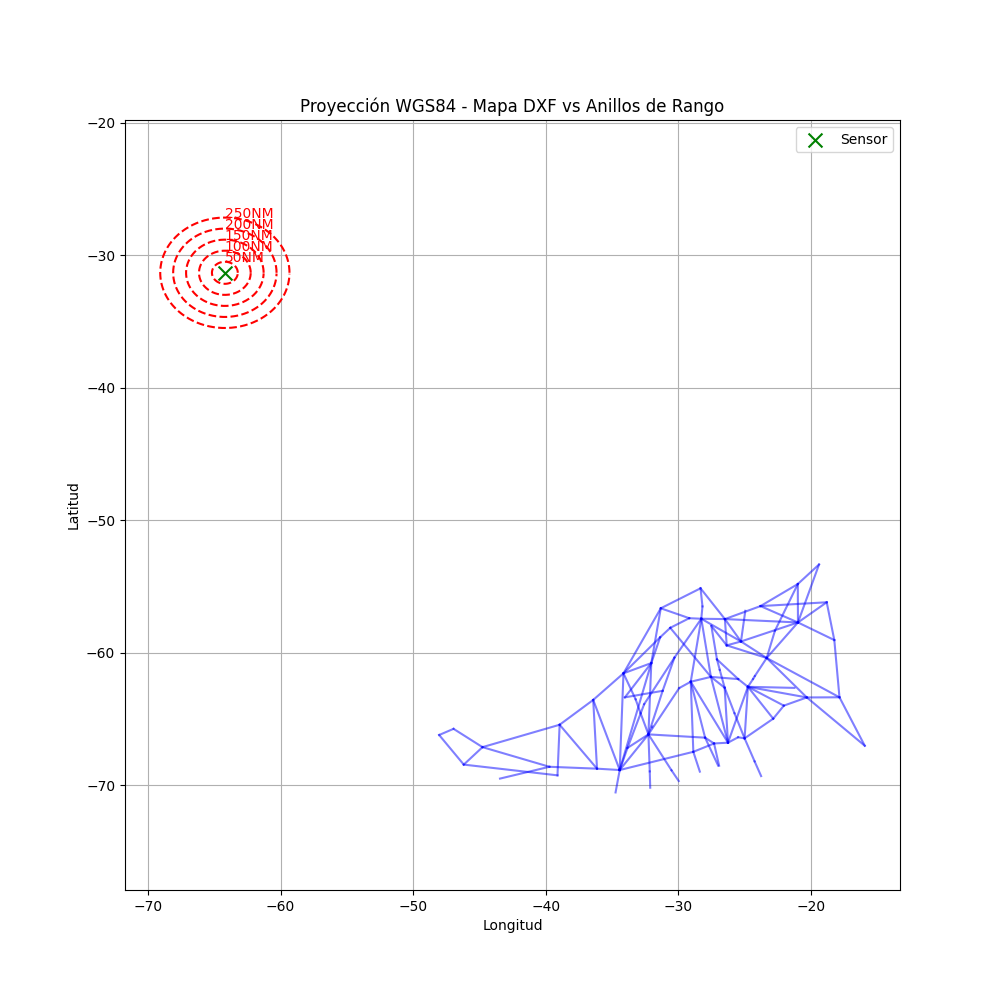

Here is the Python script that generated this plot:
import sys
import math
import matplotlib.pyplot as plt
import ezdxf

# Add local path to import modules
sys.path.append('c:/documentos/decode_asterix')
from geo_tools import CoordinateTransformer
from config import get_sensor_position

def run_test():
    # Use Cordoba Radar
    sensor_lat = -31.31
    sensor_lon = -64.21
    
    METERS_PER_NM = 1852.0
    
    transformer = CoordinateTransformer()
    
    # 1. Test coordinate conversion scale
    # If point is 100 NM East
    x_nm, y_nm = 100.0, 0.0
    x_m, y_m = x_nm * METERS_PER_NM, y_nm * METERS_PER_NM
    lat_wgs, lon_wgs = transformer.cartesian_to_wgs84(sensor_lat, sensor_lon, x_m, y_m)
    print(f"Test Point (100NM East): X={x_m}m, Y={y_m}m -> Lat={lat_wgs}, Lon={lon_wgs}")
    
    # Check back
    x_lcc_m, y_lcc_m = transformer.wgs84_to_lcc_cartesian(sensor_lat, sensor_lon, lat_wgs, lon_wgs)
    print(f"Back to LCC: X={x_lcc_m}m, Y={y_lcc_m}m")
    
    # 2. Load DXF Map
    dxf_path = 'c:/documentos/decode_asterix/mapa/mapa.dxf'
    doc = ezdxf.readfile(dxf_path)
    msp = doc.modelspace()
    
    wgs_lines = []
    
    for entity in msp:
        if entity.dxftype() == 'LINE':
            start = entity.dxf.start
            end = entity.dxf.end
            
            x1_m = start.x * METERS_PER_NM
            y1_m = start.y * METERS_PER_NM
            x2_m = end.x * METERS_PER_NM
            y2_m = end.y * METERS_PER_NM
            
            lon1, lat1 = transformer.cartesian_to_wgs84(sensor_lat, sensor_lon, x1_m, y1_m)
            lon2, lat2 = transformer.cartesian_to_wgs84(sensor_lat, sensor_lon, x2_m, y2_m)
            
            wgs_lines.append(((lon1, lat1), (lon2, lat2)))
    
    # Range Rings WGS
    rings = []
    for r_nm in range(50, 300, 50):
        r_deg_lat = r_nm / 60.0
        r_deg_lon = (r_nm / 60.0) / math.cos(math.radians(sensor_lat))
        rings.append((r_nm, r_deg_lon, r_deg_lat))
    
    # Graphical Plot
    plt.figure(figsize=(10, 10))
    
    for (lon1, lat1), (lon2, lat2) in wgs_lines:
        plt.plot([lon1, lon2], [lat1, lat2], color='blue', alpha=0.5)
        
    # Plot Rings as ellipses (approximate)
    theta = [i * math.pi / 180 for i in range(360)]
    for r_nm, rx, ry in rings:
        x = [sensor_lon + rx * math.cos(t) for t in theta]
        y = [sensor_lat + ry * math.sin(t) for t in theta]
        plt.plot(x, y, color='red', linestyle='--')
        plt.text(sensor_lon, sensor_lat + ry, f'{r_nm}NM', color='red')
        
    plt.scatter([sensor_lon], [sensor_lat], color='green', marker='x', s=100, label='Sensor')
    
    plt.title('Proyección WGS84 - Mapa DXF vs Anillos de Rango')
    plt.xlabel('Longitud')
    plt.ylabel('Latitud')
    plt.grid(True)
    plt.legend()
    plt.axis('equal')
    
    plt.savefig('c:/documentos/decode_asterix/test_map_projection.png')
    print("Grafica generada en c:/documentos/decode_asterix/test_map_projection.png")

if __name__ == "__main__":
    run_test()
